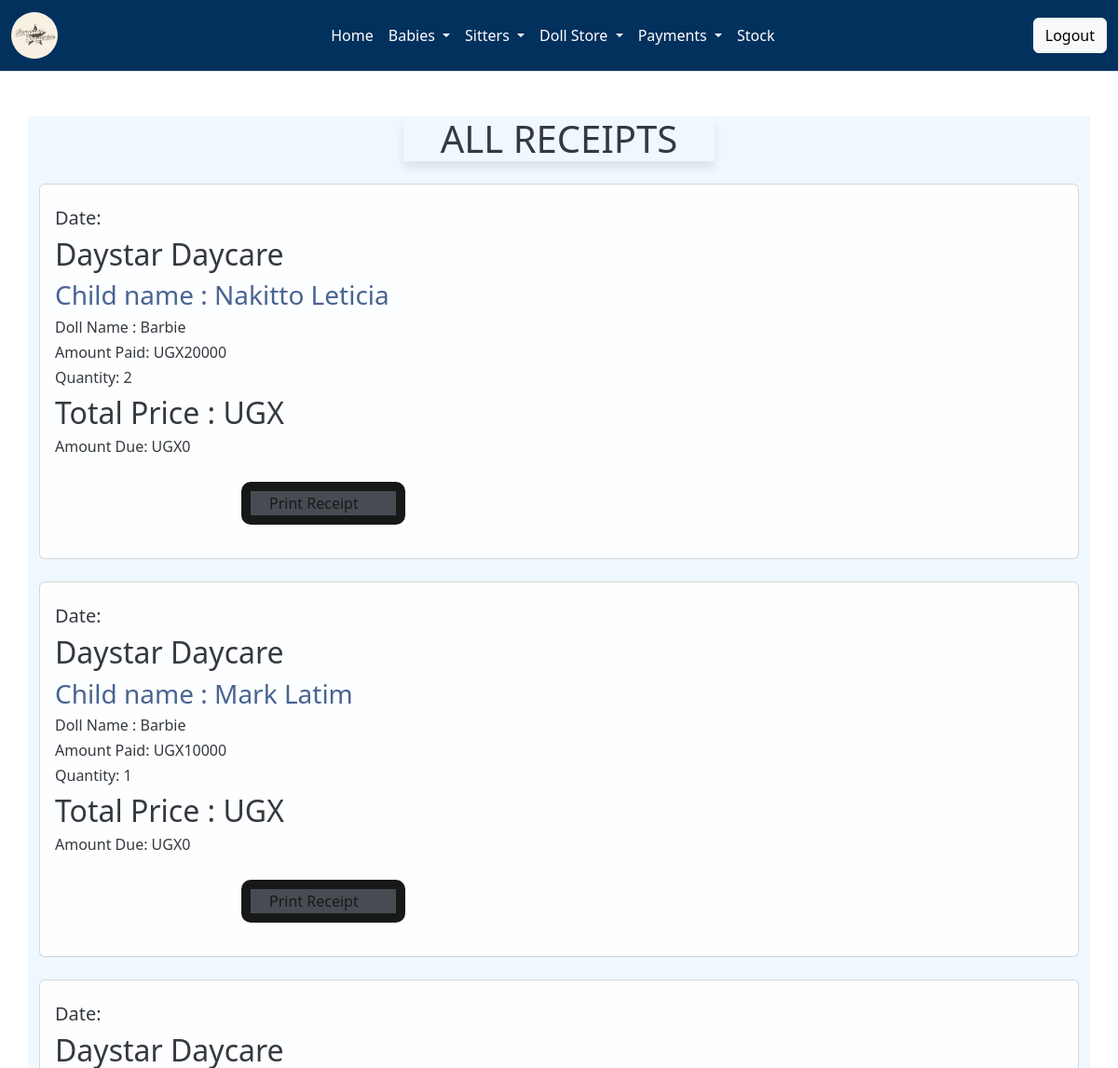
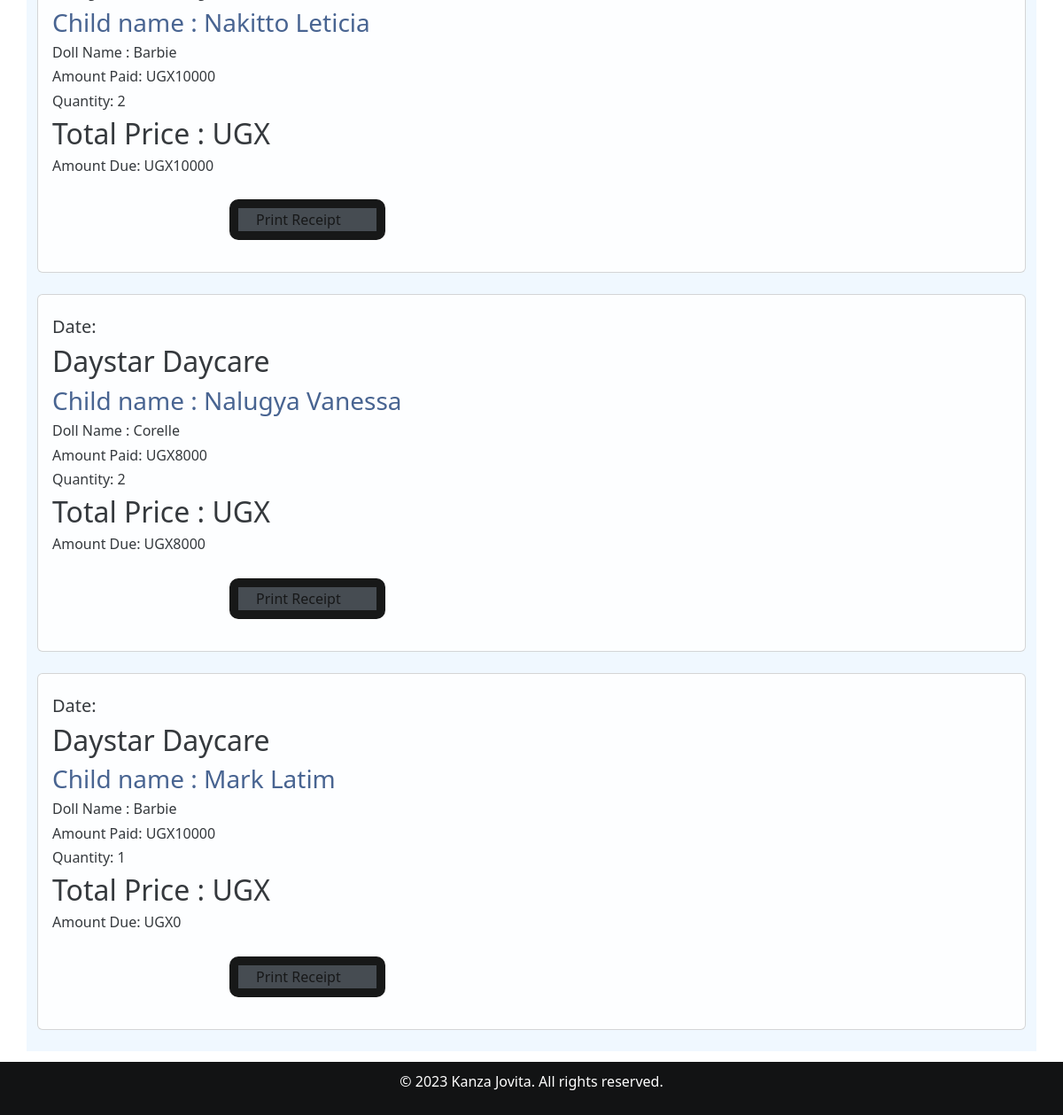
/receipt/ (signed in), run on an earlier commit of the app's database (2 pictures, top to bottom).
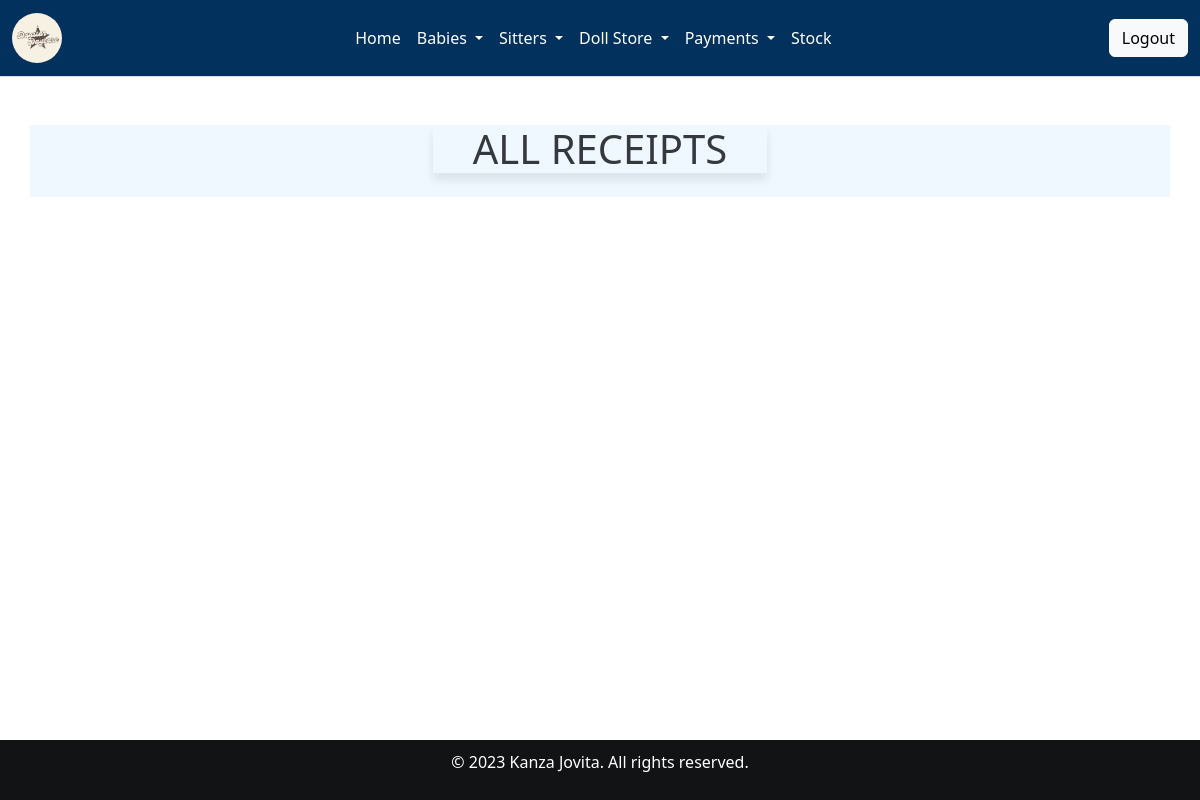
And on a later commit of the database.
### home/models.py (models this page shows, shortened)
class Salesrecord(models.Model):
    doll=models.ForeignKey(Doll, on_delete=models.CASCADE,null=False, blank=False)
    payee = models.ForeignKey(Babyreg, on_delete=models.SET_NULL, null=True, blank=True)
    quantity_sold=models.IntegerField(default=0)
    amount_received=models.IntegerField(default=0)
    sale_date=models.DateField(default=timezone.now)
    unit_price=models.IntegerField(default=0)
    def get_total(self):
        total= self.quantity_sold * self.unit_price
        return int( total)
    def get_change(self):
        change= self.get_total() - self.amount_received
        return int(change)#sales is linked to products

class Babyreg(models.Model):
    c_stay = models.ForeignKey(Categorystay, on_delete=models.SET_NULL, null=True, blank=True)
    assigned = models.ForeignKey(Sitter_arrival, on_delete=models.SET_NULL, null=True, blank=True)
    Baby_name = models.CharField(max_length=30, null=False, blank=False)
    Date = models.DateField(default=timezone.now)
    Gender = models.CharField(max_length=30, null=False, blank=False)
    Age = models.IntegerField()
    Location = models.CharField(max_length=30, null=False, blank=False)
    Parents_names = models.CharField(max_length=30, null=False, blank=False)
    timein = models.TimeField(default=timezone.now)
    brought = models.CharField(max_length=200)
    def __str__(self):
        print(f"Baby name: {self.Baby_name}, Type: {type(self.Baby_name)}")
        if self.Baby_name is not None:
            return str(self.Baby_name)
        else:
            return "Unnamed Baby"

class Doll(models.Model):
    c_doll=models.ForeignKey(Category_doll, on_delete=models.CASCADE,null=True, blank=True)
    name_of_the_doll =models.CharField(max_length=200,null=True, blank=True)
    doll_number = models.CharField(max_length=200,null=True, blank=True)
    quantity=models.IntegerField(default=0)
    issued_quantity=models.IntegerField(default=0,blank=True,null=True)
    received_quantity=models.IntegerField(default=0,null=True,blank=True)
    Unit_price=models.IntegerField(default=0,null=True, blank=True)
    date=models.DateField(default=timezone.now)
    def __str__(self):
        return self.name_of_the_doll

### home/views.py (the view)
# urls.py: path('receipt/', views.receipt, name='receipt'),
@login_required
def receipt(request):
    sales= Salesrecord.objects.all().order_by('id')
    return render(request,'receipt.html',{'sales':sales})

### home/templates/receipt.html
{% extends 'base.html' %}
{% block content %}
<br><br>
<div class="container" style="background-color: aliceblue;">
    <h1 class="card-header text-center" class="v">ALL RECEIPTS</h1><br>
    {% for sale in sales %}
    <div class="card" style="opacity: 90%;" >
        <div class="card-body">
            <h5 style="text-align: right;"><h5>Date: {{ receipt.sale_date}}</h5>
        </h5>
            <h2 class="v">Daystar Daycare</h2>
            <h3 class="card-title" style="color:#365486; ">Child name : {{sale.payee | title}}</h3>
            <h6 class="card-text">Doll Name : {{sale.doll}}</h6>
            <h6 class="card-text">Amount Paid: UGX{{ sale.amount_received }}</h6>
            <h6 class="card-text">Quantity: {{sale.quantity_sold }}</h6>
            <h2>Total Price : UGX{{ sales.get_total }}</h2>
            <div style="flex: 1">
                <h6 class="card-text">Amount Due: UGX{{ sale.get_change }}</h6>
                <a href="{% url 'receipt_detail' sale.id %}">
                    <button class="button" type="submit"style="width:auto;">Print Receipt</button> <br>
                </a>
            </div>
        </div>
    </div>
    <br />
    {% endfor %}
</div>
{% endblock %}

What changed in the data, as far as the page shows it:
removed Salesrecord: payee "Nakitto Leticia", doll "Barbie", amount_received "20000", quantity_sold "2", get_change "0"
removed Salesrecord: payee "Mark Latim", doll "Barbie", amount_received "10000", quantity_sold "1", get_change "0"
removed Salesrecord: payee "Nakitto Leticia", doll "Barbie", amount_received "10000", quantity_sold "2", get_change "10000"
removed Salesrecord: payee "Nalugya Vanessa", doll "Corelle", amount_received "8000", quantity_sold "2", get_change "8000"
removed Salesrecord: payee "Mark Latim", doll "Barbie", amount_received "10000", quantity_sold "1", get_change "0"
